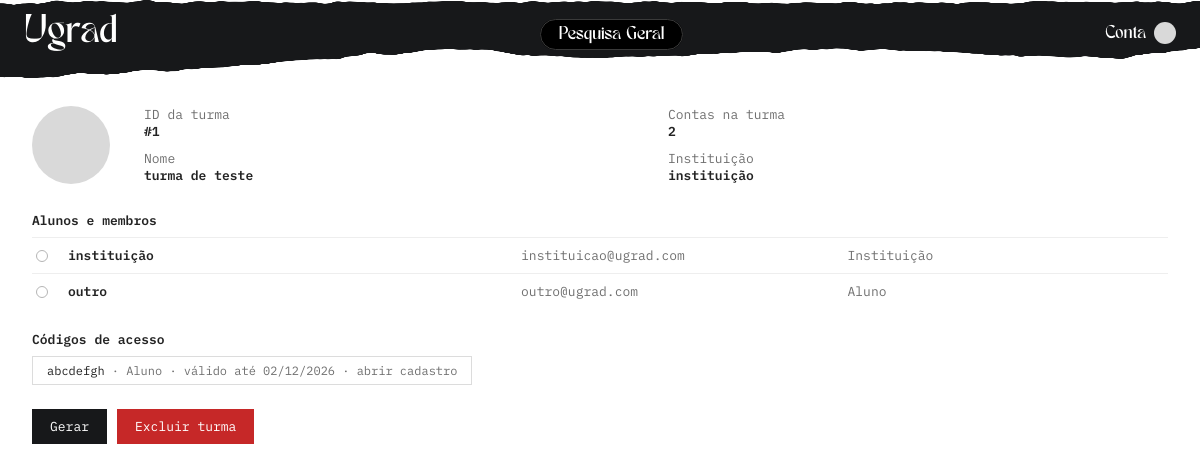
The app's page /admin/arq_04.php?id=1 (signed in) with its own data.
### tables this page shows
CREATE TABLE turmas(
  id int PRIMARY KEY AUTO_INCREMENT,
  nome varchar(25) NOT NULL,
  id_instituicao int NOT NULL,
  FOREIGN KEY (id_instituicao) REFERENCES usuarios(id)
);

CREATE TABLE usuarios(
  id int PRIMARY KEY AUTO_INCREMENT,
  nome varchar(64),
  email varchar(128) unique NOT NULL,
  senha varchar(128) NOT NULL,
  descricao varchar(1000),
  tipo int NOT NULL,
  ativada boolean DEFAULT TRUE,
  imagem_perfil longblob,
  data_criacao timestamp DEFAULT CURRENT_TIMESTAMP,
  FOREIGN KEY (tipo) REFERENCES tipos_usuario (id)
);

CREATE TABLE tipos_usuario(
  id int PRIMARY KEY AUTO_INCREMENT,
  nome varchar(14) NOT NULL
);

CREATE TABLE codigo_instituicao(
  id_instituicao int NOT NULL,
  codigo varchar(30) UNIQUE NOT NULL,
  tipo_usuario int NOT NULL,
  id_turma int,
  FOREIGN KEY(id_instituicao) REFERENCES usuarios(id),
  data_criacao timestamp DEFAULT CURRENT_TIMESTAMP
);

### admin/arq_04.php (called while the page is built, shortened)
<?php
require __DIR__ . '/includes/mod_01.php';
require __DIR__ . '/includes/mod_02.php';
$id = (int)($_GET['id'] ?? 0);
$turma = find_turma($id);
$membros = membros_da_turma($id);
$codigos = codigos_da_turma($id);
require __DIR__ . '/includes/mod_04.php';
require __DIR__ . '/includes/mod_08.php';
require __DIR__ . '/includes/mod_05.php';

### admin/includes/mod_02.php (called while the page is built, shortened)
<?php
function tipo_label(string $tipoNome): string {
    $labels = [
        'ALUNO' => 'Aluno',
        'PROFESSOR' => 'Professor',
        'EMPRESARIO' => 'Investidor/Empresa',
        'INSTITUICAO' => 'Instituição',
        'ADMINISTRADOR' => 'Administrador',
    ];
    return $labels[$tipoNome] ?? ucfirst(strtolower($tipoNome));
}
function find_turma(int $id): ?array {
    global $pdo;
    $stmt = $pdo->prepare('SELECT tu.id, tu.nome, tu.id_instituicao, inst.nome AS instituicao_nome
                            FROM turmas tu
                            JOIN usuarios inst ON inst.id = tu.id_instituicao
                            WHERE tu.id = ?');
    $stmt->execute([$id]);
    $row = $stmt->fetch();
    return $row ?: null;
}
function membros_da_turma(int $turmaId): array {
    global $pdo;
    $stmt = $pdo->prepare('SELECT u.id, u.nome, u.email, u.ativada, t.nome AS tipo_nome
                            FROM extra_usuarios ex
                            JOIN usuarios u ON u.id = ex.id_usuario
                            JOIN tipos_usuario t ON t.id = u.tipo
                            WHERE ex.id_turma = ?
                            ORDER BY u.nome');
    $stmt->execute([$turmaId]);
    return $stmt->fetchAll();
}
function codigos_da_turma(int $turmaId): array {
    global $pdo;
    $stmt = $pdo->prepare('SELECT c.codigo, c.data_criacao, t.nome AS tipo_nome
                            FROM codigo_instituicao c
                            JOIN tipos_usuario t ON t.id = c.tipo_usuario
                            WHERE c.id_turma = ?
                            ORDER BY c.data_criacao DESC');
    $stmt->execute([$turmaId]);
    return $stmt->fetchAll();
}
function total_reportagens(): int {
    global $pdo;
    return (int)$pdo->query('SELECT COUNT(*) FROM reportagens')->fetchColumn();
}

### admin/includes/mod_08.php (the view, shortened to what this page needs)
<div class="detail-grid">
  <div class="detail-avatar" aria-hidden="true"></div>
  <div class="detail-fields">
    <div>
      <div class="field-label">ID da turma</div>
      <div class="field-value">#<?= $turma['id'] ?></div>
    </div>
    <div>
      <div class="field-label">Contas na turma</div>
      <div class="field-value"><?= count($membros) ?></div>
    </div>
    <div>
      <div class="field-label">Nome</div>
      <div class="field-value"><?= htmlspecialchars($turma['nome']) ?></div>
    </div>
    <div>
      <div class="field-label">Instituição</div>
      <div class="field-value">
        <a class="detail-trigger" href="arq_03.php?id=<?= $turma['id_instituicao'] ?>" data-type="instituicao" data-id="<?= $turma['id_instituicao'] ?>"><?= htmlspecialchars($turma['instituicao_nome']) ?></a>
      </div>
    </div>
  </div>
</div>
<div class="block">
  <h2>Alunos e membros</h2>
  <?php foreach ($membros as $m): ?>
    <div class="user-row">
      <span class="radio" aria-hidden="true"></span>
      <a class="user-name detail-trigger" href="arq_02.php?id=<?= $m['id'] ?>" data-id="<?= $m['id'] ?>" data-type="usuario"><?= htmlspecialchars($m['nome']) ?></a>
      <span class="dim"><?= htmlspecialchars($m['email']) ?></span>
      <span class="dim"><?= htmlspecialchars(tipo_label($m['tipo_nome'])) ?></span>
    </div>
  <?php endforeach; ?>
</div>
<div class="block">
  <h2>Códigos de acesso</h2>
  <div class="chip-row">
    <?php foreach ($codigos as $c): ?>
      <?php
        $validoAte = date('d/m/Y', strtotime($c['data_criacao'] . ' +7 days'));
        $expirado  = strtotime($c['data_criacao'] . ' +7 days') < strtotime('today');
        $paginaCadastro = file_exists(__DIR__ . '/../../codigo_instituicao.php');
      ?>
      <span class="chip"><?= htmlspecialchars($c['codigo']) ?> <span class="dim">· <?= htmlspecialchars(tipo_label($c['tipo_nome'])) ?> · <?= $expirado ? 'expirado em ' : 'válido até ' ?><?= $validoAte ?></span>
        <?php if ($paginaCadastro && !$expirado): ?>
          <a class="dim" href="../codigo_instituicao.php?codigo=<?= urlencode($c['codigo']) ?>" target="_blank" rel="noopener">· abrir cadastro</a>
        <?php endif; ?>
      </span>
    <?php endforeach; ?>
  </div>
</div>
<div class="actions-row">
  <form method="post" action="arq_04.php?id=<?= $turma['id'] ?>" class="ajax-action-form">
    <button type="submit" class="btn btn-dark">Gerar</button>
  </form>
  <form method="post" action="arq_04.php?id=<?= $turma['id'] ?>" class="ajax-action-form" data-confirm="Excluir esta turma? Os alunos ficam sem turma e os códigos dela são apagados.">
    <button type="submit" class="btn btn-danger">Excluir turma</button>
  </form>
</div>

### admin/includes/mod_04.php (shortened to what this page needs)
<!DOCTYPE html>
<html lang="pt-BR">
<head>
<?php $cssPath = __DIR__ . '/../css/painel_estilo.css'; $cssVersion = file_exists($cssPath) ? filemtime($cssPath) : time(); ?>
<link rel="stylesheet" href="<?= isset($basePath) ? $basePath : '' ?>css/painel_estilo.css?v=<?= $cssVersion ?>">
</head>
<body>
<div class="app-shell">
  <header class="topbar">
    <a class="logo" href="<?= file_exists(__DIR__ . '/../../dashboard.php') ? '../dashboard.php' : 'index.php' ?>">Ugrad</a>
    <nav class="topnav" aria-label="Principal">
      <a href="arq_01.php?foco=1" class="topnav-pill">Pesquisa Geral</a>
    </nav>
    <?php $pendentes = function_exists('total_reportagens') ? total_reportagens() : 0; ?>
    <a class="account" aria-label="Conta<?= $pendentes > 0 ? ', ' . $pendentes . ' reportagem(ns) pendente(s)' : '' ?>" href="<?= file_exists(__DIR__ . '/../../config_conta.php') ? '../config_conta.php' : 'arq_07.php' ?>">
      <span>Conta</span>
      <span class="avatar-wrap">
        <span class="avatar-dot" aria-hidden="true"></span>
      </span>
    </a>
  </header>
  <main class="content" id="conteudo" tabindex="-1">

### admin/includes/mod_05.php (shortened to what this page needs)
  </main>
</div>
</body>
</html>

### admin/css/painel_estilo.css (style rules this page uses)
:root { --black: #17181a; --near-black: #222325; --grey-bg: #9a9a9a; --card-bg: #ffffff; --border: #dcdcdc; --text: #232323; --text-muted: #6f6f6f; --red: #c62828; --red-dark: #a11f1f; --green: #2e7d32; --radius: 0; --font: 'IBM Plex Mono', 'Courier New', monospace; --soft-bg: #fafafa; --avatar-bg: #d9d9d9; --row-selected-bg: #f4f4f4; --fs-2xs: 10px; --fs-xs: 11px; --fs-sm: 12px; --fs-base: 13px; --fs-md: 14px; --fs-lg: 16px; --fs-xl: 18px; --fw-regular: 400; --fw-semibold: 600; }
* { box-sizing: border-box; }
button, input, textarea, select { font-family: inherit; }
body { margin: 0; font-family: var(--font); background: var(--grey-bg); color: var(--text); min-height: 100vh; transition: background-color .15s ease, color .15s ease; }
a { color: inherit; text-decoration: none; }
.app-shell { margin: 0; background: var(--card-bg); overflow: hidden; min-height: 100vh; transition: background-color .15s ease; }
.topbar { background: var(--black); color: #fff; display: flex; align-items: center; justify-content: space-between; padding: 14px 24px 26px; font-family: 'Tan Meringue', 'Brush Script MT', 'Segoe Script', cursive; -webkit-mask-image: url('img/painel_cabecalho.png'); mask-image: url('img/painel_cabecalho.png'); -webkit-mask-repeat: no-repeat; mask-repeat: no-repeat; -webkit-mask-size: 130% 100%; mask-size: 130% 100%; -webkit-mask-position: center top; mask-position: center top; }
.logo { font-family: 'Tan Meringue', 'Brush Script MT', 'Segoe Script', cursive; font-size: 28px; color: #fff; letter-spacing: 0.5px; }
.topnav-pill { background: #000; color: #fff; padding: 6px 18px; border-radius: 999px; font-size: var(--fs-base); border: 1px solid #3a3a3a; }
.account { display: flex; align-items: center; gap: 8px; font-size: var(--fs-base); color: #fff; }
.avatar-dot { width: 22px; height: 22px; border-radius: 50%; background: var(--avatar-bg); display: inline-block; }
.avatar-wrap { position: relative; display: inline-flex; }
.content { padding: 28px 32px 36px; }
.user-row { display: grid; grid-template-columns: 22px 1.4fr 1fr 1fr; align-items: center; gap: 10px; padding: 9px 4px; font-size: var(--fs-base); border-top: 1px solid #eee; }
.user-row .radio { width: 12px; height: 12px; border-radius: 50%; border: 1px solid #b5b5b5; display: inline-block; }
.user-row a.user-name { font-weight: var(--fw-semibold); }
.user-row span.dim { color: var(--text-muted); }
.detail-grid { display: grid; grid-template-columns: 90px 1fr; gap: 22px; margin-bottom: 22px; }
.detail-avatar { width: 78px; height: 78px; border-radius: 50%; background: var(--avatar-bg); }
.detail-fields { display: grid; grid-template-columns: 1fr 1fr; gap: 4px 24px; font-size: var(--fs-base); }
.detail-fields .field-label { color: var(--text-muted); }
.detail-fields .field-value { font-weight: var(--fw-semibold); margin-bottom: 6px; }
.block { margin-bottom: 22px; }
.block h2 { font-size: var(--fs-base); font-weight: var(--fw-semibold); text-transform: none; margin: 0 0 8px; display: flex; align-items: center; gap: 6px; }
.chip-row { display: flex; gap: 10px; flex-wrap: wrap; }
.chip { border: 1px solid var(--border); border-radius: var(--radius); padding: 6px 14px; font-size: var(--fs-sm); }
.actions-row { display: flex; gap: 10px; flex-wrap: wrap; margin-top: 24px; }
.btn { border: none; border-radius: var(--radius); padding: 9px 18px; font-size: var(--fs-base); cursor: pointer; }
.btn-dark { background: var(--black); color: #fff; }
.btn-danger { background: var(--red); color: #fff; }
.dim { color: var(--text-muted); }
a.chip.detail-trigger, .field-value a.detail-trigger { cursor: pointer; }

### records on screen
turmas: id "1", nome "turma de teste", id_instituicao.nome "instituição"
usuarios: nome "instituição", email "instituicao@ugrad.com", tipo.nome "Instituição"
usuarios: nome "outro", email "outro@ugrad.com", tipo.nome "Aluno"
codigo_instituicao: codigo "abcdefgh", tipos_usuario.nome "Aluno", shows "válido até", data_criacao "02/12/2026"

### other values on screen
count($membros) "2"
